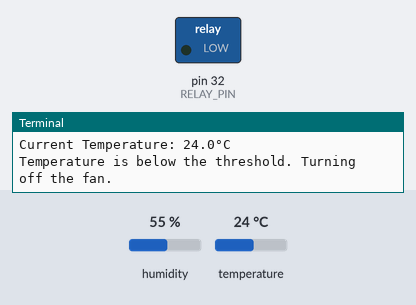
This program was run on a simulated Raspberry Pi (header pin numbers). On the bench: switched loads named in the program (green lamp = pin HIGH), the last lines printed to the terminal. The inputs (shaded band) are chosen by the test bench; at power-on: temperature 24 °C, humidity 55 %.

Above: at 1.2 s.
1.3 s: temperature set to 29 °C
4.7 s: temperature set to 32 °C
At 6.7 s:
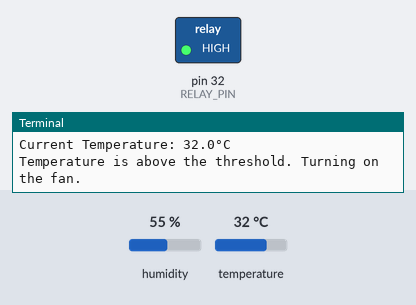
8.1 s: temperature set to 12 °C
At 8.4 s:
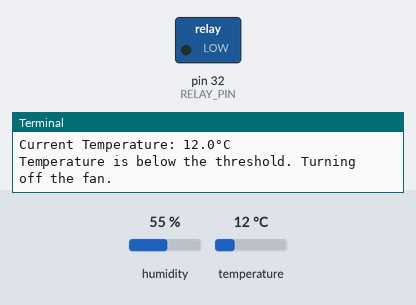
11.5 s: temperature set to 33 °C
At 14.1 s:
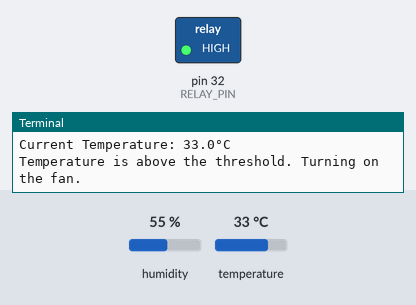
Timing chart, 0 to 15.6 s (numbered marks = the images above; inputs shaded):
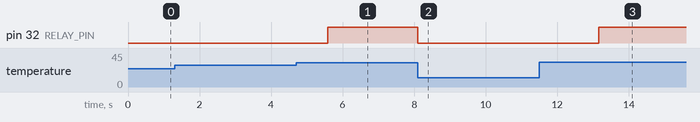

Measured:
- the behaviour switches between 30 and 31 °C on temperature (found by bisection; images 0 and 1)
- after the input at 4.7 s, pin 32 (RELAY_PIN): LOW → HIGH after 0.88 s
- after the input at 8.1 s, pin 32 (RELAY_PIN): HIGH → LOW at once
- after the input at 11.5 s, pin 32 (RELAY_PIN): LOW → HIGH after 1.7 s

The program:

RPiSmartfan.py
```python
import Adafruit_DHT
import RPi.GPIO as GPIO
import time

# Set the GPIO pin numbers
DHT_SENSOR_PIN = 21
RELAY_PIN = 32

# Set the temperature threshold
TEMP_THRESHOLD = 30.0

# Initialize the GPIO library
GPIO.setmode(GPIO.BOARD)
GPIO.setup(RELAY_PIN, GPIO.OUT)

# Function to read temperature from DHT11 sensor
def read_temperature():
    humidity, temperature = Adafruit_DHT.read_retry(Adafruit_DHT.DHT11, DHT_SENSOR_PIN)
    return temperature

# Function to control the fan using the relay
def control_fan(status):
    GPIO.output(RELAY_PIN, status)

try:
    while True:
        temperature = read_temperature()
        print(f"Current Temperature: {temperature}°C")

        if temperature > TEMP_THRESHOLD:
            print("Temperature is above the threshold. Turning on the fan.")
            control_fan(GPIO.HIGH)
        else:
            print("Temperature is below the threshold. Turning off the fan.")
            control_fan(GPIO.LOW)

        time.sleep(2)  # Sleep for 2 seconds before checking again

except KeyboardInterrupt:
    print("Program terminated by user.")
finally:
    GPIO.cleanup()  # Cleanup GPIO on program exit
```
